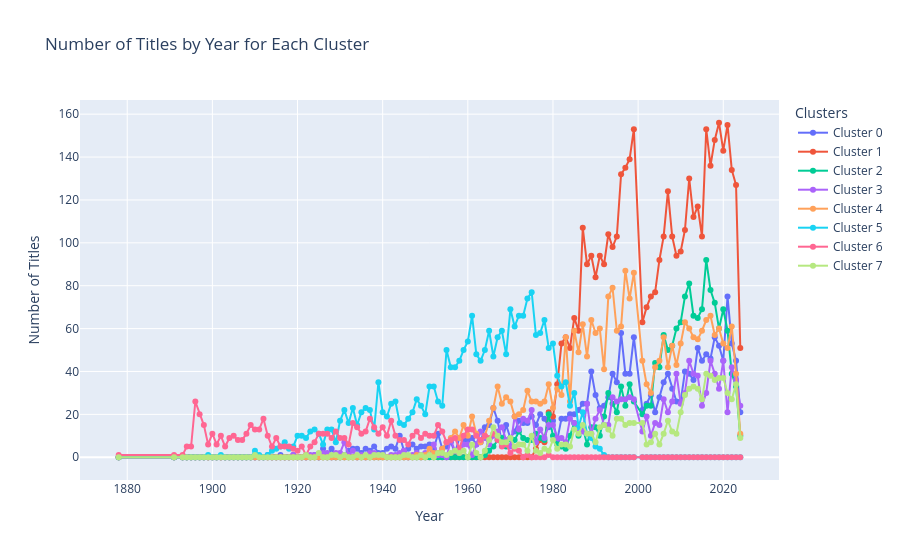

The notebook cell this image was saved under:
### Code cell
# Define start_year_counts_by_cluster
start_year_counts_by_cluster = df_clusters.groupby(['Labels', 'startYear']).size().unstack(fill_value=0)

fig = go.Figure()

# Add a line for each cluster
for cluster in start_year_counts_by_cluster.index:
    fig.add_trace(go.Scatter(
        x=start_year_counts_by_cluster.columns,
        y=start_year_counts_by_cluster.loc[cluster],
        mode='lines+markers',
        name=f'Cluster {cluster}'
    ))

# Update layout for better interactivity
fig.update_layout(
    title='Number of Titles by Year for Each Cluster',
    xaxis_title='Year',
    yaxis_title='Number of Titles',
    legend_title='Clusters',
    hovermode='x unified'
)

fig.show()

### Figure 1 — Plotly figure (JSON) as saved in the notebook; plotly's stock layout.template omitted (floating-point values rounded to 4 significant figures; data arrays with more than 128 entries replaced by an {"elided": "..."} marker saying what was removed)
{"data": [{"mode": "lines+markers", "name": "Cluster 0", "type": "scatter", "x": {"elided": "133 int values"}, "y": {"elided": "133 int values"}}, {"mode": "lines+markers", "name": "Cluster 1", "type": "scatter", "x": {"elided": "133 int values"}, "y": {"elided": "133 int values"}}, {"mode": "lines+markers", "name": "Cluster 2", "type": "scatter", "x": {"elided": "133 int values"}, "y": {"elided": "133 int values"}}, {"mode": "lines+markers", "name": "Cluster 3", "type": "scatter", "x": {"elided": "133 int values"}, "y": {"elided": "133 int values"}}, {"mode": "lines+markers", "name": "Cluster 4", "type": "scatter", "x": {"elided": "133 int values"}, "y": {"elided": "133 int values"}}, {"mode": "lines+markers", "name": "Cluster 5", "type": "scatter", "x": {"elided": "133 int values"}, "y": {"elided": "133 int values"}}, {"mode": "lines+markers", "name": "Cluster 6", "type": "scatter", "x": {"elided": "133 int values"}, "y": {"elided": "133 int values"}}, {"mode": "lines+markers", "name": "Cluster 7", "type": "scatter", "x": {"elided": "133 int values"}, "y": {"elided": "133 int values"}}], "layout": {"hovermode": "x unified", "legend": {"title": {"text": "Clusters"}}, "title": {"text": "Number of Titles by Year for Each Cluster"}, "xaxis": {"title": {"text": "Year"}}, "yaxis": {"title": {"text": "Number of Titles"}}}}
